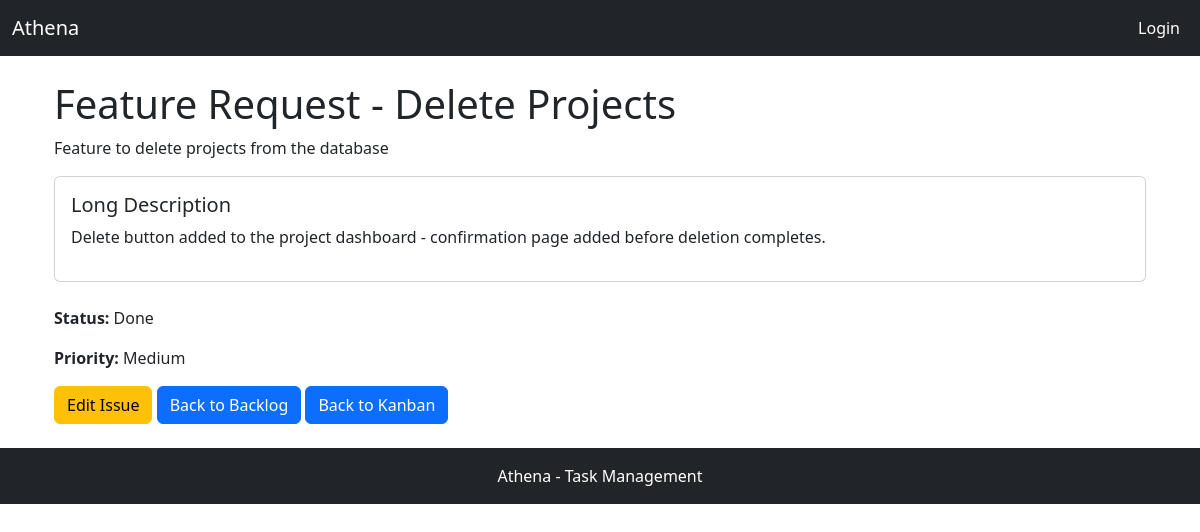
Page /issue/6/ on the committed database.
### apps/tickets/models.py (models this page shows, shortened)
class Issue(models.Model):
    STATUS_CHOICES = [
        ("TODO", "To Do"),
        ("IN_PROGRESS", "In Progress"),
        ("DONE", "Done"),
    ]
    PRIORITY_CHOICES = [
        ("LOW", "Low"),
        ("MEDIUM", "Medium"),
        ("HIGH", "High"),
    ]
    title = models.CharField(max_length=200)
    short_description = models.TextField()
    long_description = CKEditor5Field(
        "Long Description",
        config_name="extends",
        default="Long Description of issue",
        null=False,
        blank=False,
    )  # Rich text field
    priority = models.CharField(
        max_length=12,
        choices=PRIORITY_CHOICES,
        default="Medium",
        null=False,
        blank=False,  # Ensure that blank or null values are not allowed
    )
    status = models.CharField(
        max_length=12,
        choices=STATUS_CHOICES,
        default="TODO",
        null=False,
        blank=False,  # Ensure that blank or null values are not allowed
    )
    project = models.ForeignKey(Project, on_delete=models.CASCADE)
    created_at = models.DateTimeField(auto_now_add=True)
    updated_at = models.DateTimeField(auto_now=True)

### apps/tickets/views.py (the view)
def issue_detail_view(request, issue_id):
    issue = Issue.objects.get(id=issue_id)
    return render(request, "tickets/issue_detail.html", {"issue": issue})

### apps/tickets/templates/tickets/issue_detail.html (shortened to what this page needs)
{% extends "base.html" %}
{% block content %}
<div class="container mt-4">
    <h1>{{ issue.title }}</h1>
    <p>{{ issue.short_description }}</p>
    <div class="card mb-4">
        <div class="card-body">
            <h5 class="card-title">Long Description</h5>
            <div class="card-text">{{ issue.long_description|safe }}</div>
        </div>
    </div>
    <p><strong>Status:</strong> {{ issue.get_status_display }}</p>
    <p><strong>Priority:</strong> {{ issue.get_priority_display }}</p>
    <a href="{% url 'issue_update_view' issue.id %}" class="btn btn-warning">Edit Issue</a>
    <a href="{% url 'backlog_view' issue.project.id %}" class="btn btn-primary">Back to Backlog</a>
    <a href="{% url 'kanban_view' issue.project.id %}" class="btn btn-primary">Back to Kanban</a>
</div>
{% endblock %}

### rows in the picture
Issue: title "Feature Request - Delete Projects", short_description "Feature to delete projects from the database", long_description "Delete button added to the project dashboard - confirmation page added before deletion completes.", status "Done", priority "Medium"
